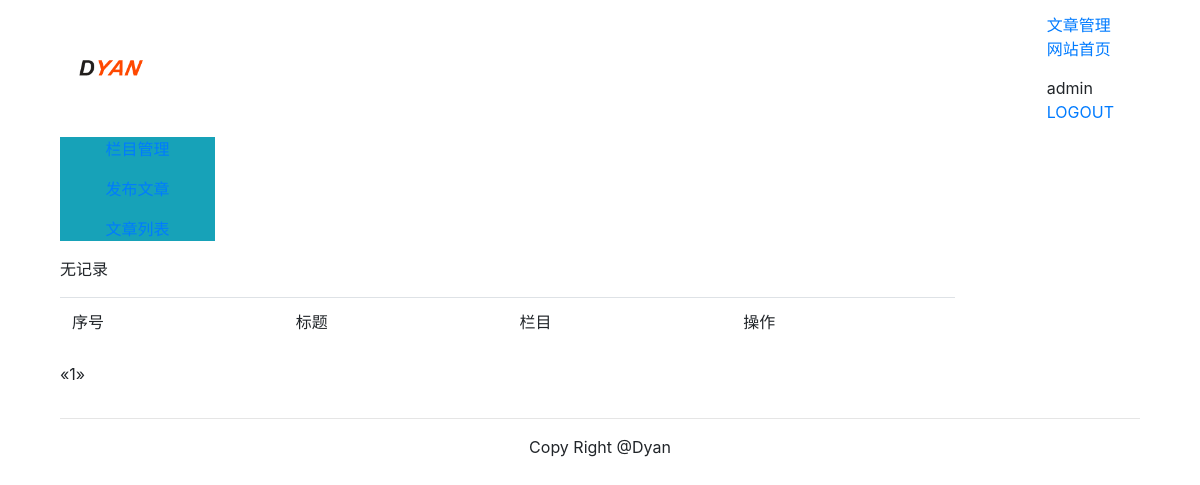
The page /article/article-list/?page=2 (signed in) on the database as committed earlier.
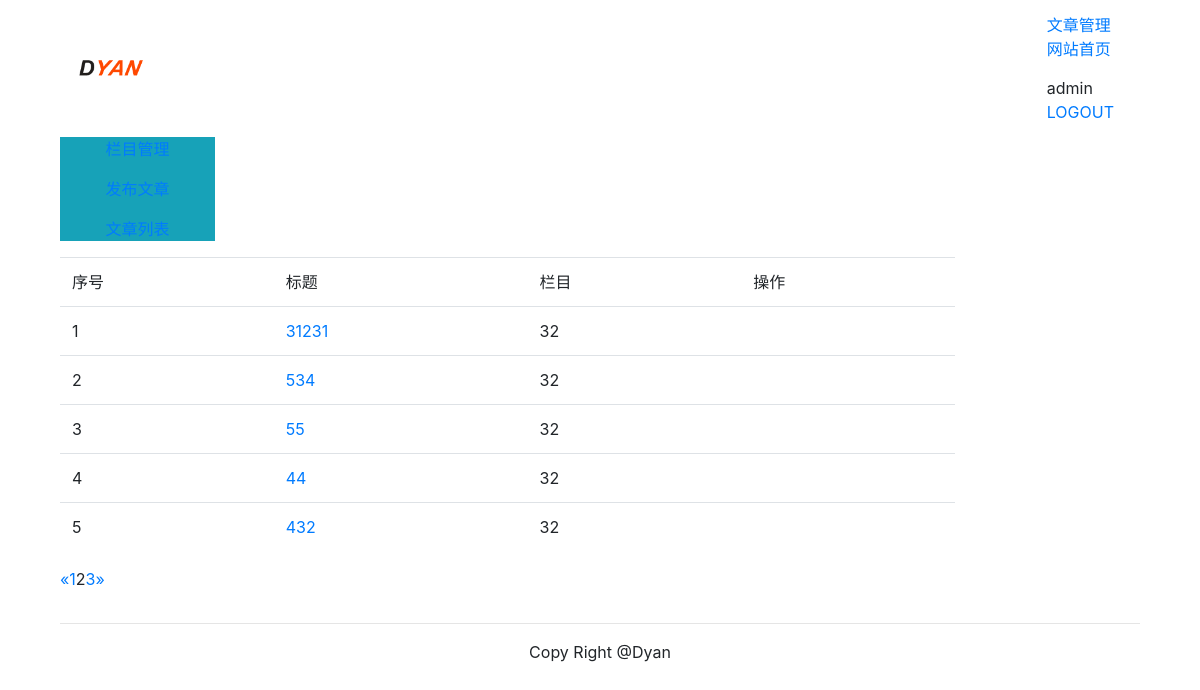
The same page on the database as committed later.
### article/models.py (models this page shows, shortened)
class ArticlePost(models.Model):
    author = models.ForeignKey(User, related_name="article", on_delete=models.CASCADE)
    title = models.CharField(max_length=200)
    slug = models.SlugField(max_length=500)
    column = models.ForeignKey(ArticleColumn, related_name="article_column", on_delete=models.CASCADE)
    body = models.TextField()
    created = models.DateField(default=timezone.now)
    updated = models.DateField(auto_now=True)
    users_like = models.ManyToManyField(User, related_name='articles_like', blank=True)
    class Model:
        ordering = ('-title',)
        index_together = (('id', 'slug'), )
    def get_absolute_url(self):
        return reverse("article:article_detail", args=[self.id, self.slug])

class ArticleColumn(models.Model):
    user = models.ForeignKey(User, related_name='article_column', on_delete=models.CASCADE)
    column = models.CharField(max_length=200)
    created = models.DateField(auto_now_add=True)
    class Model:
        ordering = ('-created',)
    def __str__(self):
        return self.column

### article/views.py (the view)
@login_required(login_url='/account/login/')
def article_list(request):
    articles = ArticlePost.objects.filter(author=request.user).order_by("-created")
    paginator = Paginator(articles, 5)
    num_pages = [i for i in range(1,paginator.num_pages+1)]
    page = request.GET.get('page')
    try:
        current_page = paginator.page(page)
        articless = current_page.object_list
    except PageNotAnInteger:
        current_page = paginator.page(1)
        articless = current_page.object_list
    except EmptyPage:
        current_page = paginator.page(paginator.num_pages)
        articless = current_page.object_list
    return render(request, 'article/column/article_list.html', {'articles': articless, 'page': current_page, 'num_pages':num_pages})

### templates/article/column/article_list.html (shortened to what this page needs)
{% extends "article/base.html" %}
{% load staticfiles %}
{% block content %}
<div>
    <table class="table table-hover">
    <tr>
        <td>序号</td>
        <td>标题</td>
        <td>栏目</td>
        <td>操作</td>
    </tr>
    {% for article in articles %}
    <tr>
        <td>{{ forloop.counter }}</td>
        <td><a href="{{ article.get_absolute_url }}">{{ article.title }}</a></td>
        <td>{{ article.column }}</td>
        <td>
            <a name="delete" href="javasrcipt:" onclick="del_article(this, {{ article.id }})"></a>
        </td>
    </tr>
    {% empty %}
    <p> 无记录 </p>
    {% endfor %}
    </table>
    {% include "paginator.html" %}
</div>
{% endblock %}

Rows that differ between the two databases and show on the page:
added ArticlePost: title "31231", column "32"
added ArticlePost: title "534", column "32"
added ArticlePost: title "55", column "32"
added ArticlePost: title "44", column "32"
added ArticlePost: title "432", column "32"
Other text that changed with them:
text no longer shown: "无记录"
list line gone: "1"
new list line: "1"
new list line: "2"
new list line: "3"
